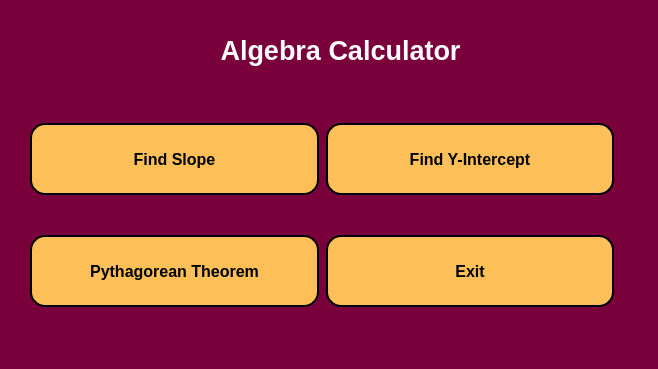
<?xml version="1.0" encoding="UTF-8"?>
<ui version="4.0">
 <class>MainWindow</class>
 <widget class="QMainWindow" name="MainWindow">
  <property name="geometry">
   <rect>
    <x>0</x>
    <y>0</y>
    <width>658</width>
    <height>369</height>
   </rect>
  </property>
  <property name="windowTitle">
   <string>Algebra Calculator</string>
  </property>
  <property name="styleSheet">
   <string notr="true">background-color: rgb(122, 0, 60);</string>
  </property>
  <widget class="QWidget" name="centralwidget">
   <widget class="QLabel" name="label">
    <property name="geometry">
     <rect>
      <x>0</x>
      <y>10</y>
      <width>681</width>
      <height>81</height>
     </rect>
    </property>
    <property name="text">
     <string>&lt;html&gt;&lt;head/&gt;&lt;body&gt;&lt;p align=&quot;center&quot;&gt;&lt;span style=&quot; font-size:20pt; font-weight:600; color:#ffffff;&quot;&gt;Algebra Calculator&lt;/span&gt;&lt;/p&gt;&lt;/body&gt;&lt;/html&gt;</string>
    </property>
   </widget>
   <widget class="QWidget" name="layoutWidget">
    <property name="geometry">
     <rect>
      <x>30</x>
      <y>90</y>
      <width>584</width>
      <height>251</height>
     </rect>
    </property>
    <layout class="QGridLayout" name="gridLayout">
     <property name="sizeConstraint">
      <enum>QLayout::SetDefaultConstraint</enum>
     </property>
     <property name="spacing">
      <number>7</number>
     </property>
     <item row="0" column="0">
      <widget class="QPushButton" name="slope_1">
       <property name="enabled">
        <bool>true</bool>
       </property>
       <property name="baseSize">
        <size>
         <width>0</width>
         <height>0</height>
        </size>
       </property>
       <property name="font">
        <font>
         <pointsize>12</pointsize>
         <weight>75</weight>
         <bold>true</bold>
        </font>
       </property>
       <property name="cursor">
        <cursorShape>PointingHandCursor</cursorShape>
       </property>
       <property name="styleSheet">
        <string notr="true">background-color: rgb(253, 191, 87);
height: 60px;
border-style: outset;
border-width: 2px;
border-radius: 15px;
border-color: black;
padding: 4px;</string>
       </property>
       <property name="text">
        <string>Find Slope</string>
       </property>
       <property name="icon">
        <iconset>
         <normaloff>../../images/slope.png</normaloff>../../images/slope.png</iconset>
       </property>
       <property name="iconSize">
        <size>
         <width>30</width>
         <height>30</height>
        </size>
       </property>
      </widget>
     </item>
     <item row="0" column="1">
      <widget class="QPushButton" name="slope_2">
       <property name="font">
        <font>
         <pointsize>12</pointsize>
         <weight>75</weight>
         <bold>true</bold>
        </font>
       </property>
       <property name="cursor">
        <cursorShape>PointingHandCursor</cursorShape>
       </property>
       <property name="styleSheet">
        <string notr="true">background-color: rgb(253, 191, 87);
height: 60px;
border-style: outset;
border-width: 2px;
border-radius: 15px;
border-color: black;
padding: 4px;</string>
       </property>
       <property name="text">
        <string>Find Y-Intercept</string>
       </property>
       <property name="icon">
        <iconset>
         <normaloff>../../images/y_int.png</normaloff>../../images/y_int.png</iconset>
       </property>
       <property name="iconSize">
        <size>
         <width>35</width>
         <height>35</height>
        </size>
       </property>
      </widget>
     </item>
     <item row="1" column="0">
      <widget class="QPushButton" name="pyth_btn">
       <property name="font">
        <font>
         <pointsize>12</pointsize>
         <weight>75</weight>
         <bold>true</bold>
        </font>
       </property>
       <property name="cursor">
        <cursorShape>PointingHandCursor</cursorShape>
       </property>
       <property name="styleSheet">
        <string notr="true">background-color: rgb(253, 191, 87);
height: 60px;
border-style: outset;
border-width: 2px;
border-radius: 15px;
border-color: black;
padding: 4px;
</string>
       </property>
       <property name="text">
        <string>Pythagorean Theorem</string>
       </property>
       <property name="icon">
        <iconset>
         <normaloff>../../images/trig.png</normaloff>../../images/trig.png</iconset>
       </property>
       <property name="iconSize">
        <size>
         <width>30</width>
         <height>30</height>
        </size>
       </property>
      </widget>
     </item>
     <item row="1" column="1">
      <widget class="QPushButton" name="exit_btn">
       <property name="sizePolicy">
        <sizepolicy hsizetype="Minimum" vsizetype="Fixed">
         <horstretch>0</horstretch>
         <verstretch>0</verstretch>
        </sizepolicy>
       </property>
       <property name="font">
        <font>
         <pointsize>12</pointsize>
         <weight>75</weight>
         <bold>true</bold>
        </font>
       </property>
       <property name="cursor">
        <cursorShape>PointingHandCursor</cursorShape>
       </property>
       <property name="styleSheet">
        <string notr="true">background-color: rgb(253, 191, 87);
height: 60px;
border-style: outset;
border-width: 2px;
border-radius: 15px;
border-color: black;
padding: 4px;</string>
       </property>
       <property name="text">
        <string>Exit</string>
       </property>
       <property name="shortcut">
        <string>Esc</string>
       </property>
      </widget>
     </item>
    </layout>
   </widget>
  </widget>
  <widget class="QStatusBar" name="statusbar"/>
 </widget>
 <resources/>
 <connections/>
</ui>
